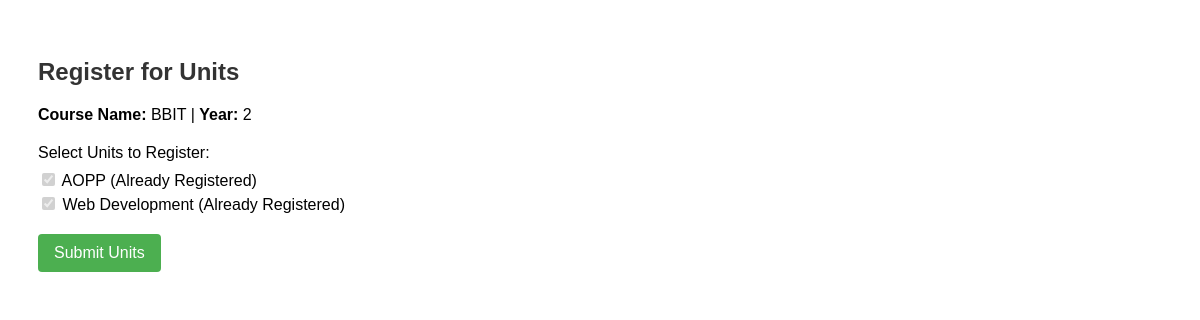
Page /register_units.php (signed in) on the committed database.
### tables this page shows
CREATE TABLE `students` (
  `student_id` int(11) NOT NULL,
  `user_id` int(11) NOT NULL,
  `first_name` varchar(150) NOT NULL,
  `last_name` varchar(150) NOT NULL,
  `email` varchar(100) NOT NULL,
  `faculty_name` varchar(100) DEFAULT NULL,
  `student_course` varchar(100) DEFAULT NULL,
  `year_of_study` int(11) NOT NULL,
  `password` varchar(255) NOT NULL,
  `faculty_id` int(11) DEFAULT NULL,
  `profile_photo` varchar(255) DEFAULT NULL,
  `status` enum('pending','approved','rejected') DEFAULT 'pending',
  `unit_id` int(11) DEFAULT NULL,
  `course_id` int(11) DEFAULT NULL
);

CREATE TABLE `course` (
  `course_id` int(11) NOT NULL,
  `faculty_id` int(11) NOT NULL,
  `course_name` varchar(100) NOT NULL
);

CREATE TABLE `units` (
  `unit_id` int(11) NOT NULL,
  `unit_name` varchar(255) NOT NULL,
  `course_id` int(11) DEFAULT NULL,
  `year_of_study` int(11) NOT NULL
);

### register_units.php (the view, shortened to what this page needs)
<?php
include("include/dbconnect.php");
$user_id = $_SESSION['user_id'];
$studentQuery = $conn->prepare("
    SELECT s.student_id, s.course_id, s.year_of_study, c.course_name
    FROM students s
    JOIN course c ON s.course_id = c.course_id
    WHERE s.user_id = ?
");
$studentQuery->bind_param("i", $user_id);
$studentQuery->execute();
$student = $studentQuery->get_result()->fetch_assoc();
$student_id = $student['student_id'];
$course_id = $student['course_id'];
$course_name = $student['course_name'];
$year = $student['year_of_study'];
$unitQuery = $conn->prepare("SELECT unit_id, unit_name FROM units WHERE course_id = ? AND year_of_study = ?");
$unitQuery->bind_param("ii", $course_id, $year);
$unitQuery->execute();
$units = $unitQuery->get_result()->fetch_all(MYSQLI_ASSOC);
$existingUnits = [];
$existingResult = $conn->query("SELECT unit_id FROM student_units WHERE student_id = $student_id");
while ($row = $existingResult->fetch_assoc()) {
    $existingUnits[] = $row['unit_id'];
}
?>
<!DOCTYPE html>
<html>
<head>
</head>
<body>
<h2>Register for Units</h2>
<p><strong>Course Name:</strong> <?= htmlspecialchars($course_name) ?> |
   <strong>Year:</strong> <?= htmlspecialchars($year) ?></p>
<form method="post">
    <div class="form-section">
        <label>Select Units to Register:</label>
        <div class="unit-list">
            <?php foreach ($units as $unit): ?>
                <label>
                    <input type="checkbox" name="unit_ids[]" value="<?= $unit['unit_id'] ?>"
                        <?= in_array($unit['unit_id'], $existingUnits) ? 'checked disabled' : '' ?>>
                    <?= htmlspecialchars($unit['unit_name']) ?>
                    <?= in_array($unit['unit_id'], $existingUnits) ? '(Already Registered)' : '' ?>
                </label>
            <?php endforeach; ?>
        </div>
    </div>
    <button type="submit">Submit Units</button>
</form>
</body>
</html>

### register_units.php (style rules this page uses)
body { font-family: Arial, sans-serif; padding: 30px; }
h2 { color: #333; }
.form-section { margin-top: 20px; }
label { display: block; margin-bottom: 8px; }
.unit-list { margin-bottom: 20px; }
.unit-list label { display: block; margin-bottom: 4px; }
button { background: #4CAF50; color: white; border: none; padding: 10px 16px; cursor: pointer; border-radius: 4px; font-size: 16px; }

### rows in the picture
students: course.course_name "BBIT", year_of_study "2"
units: unit_id "☑", unit_name "AOPP", shows "(Already Registered)"
units: unit_id "☑", unit_name "Web Development", shows "(Already Registered)"
